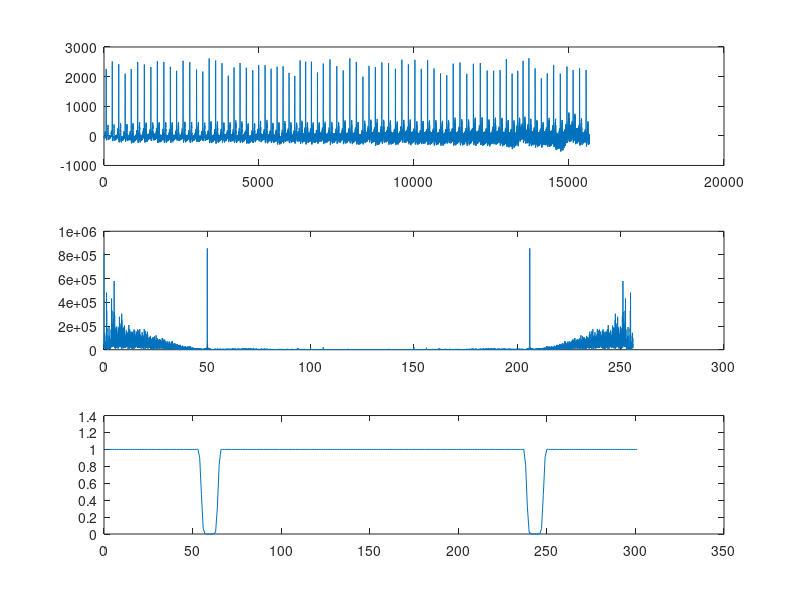
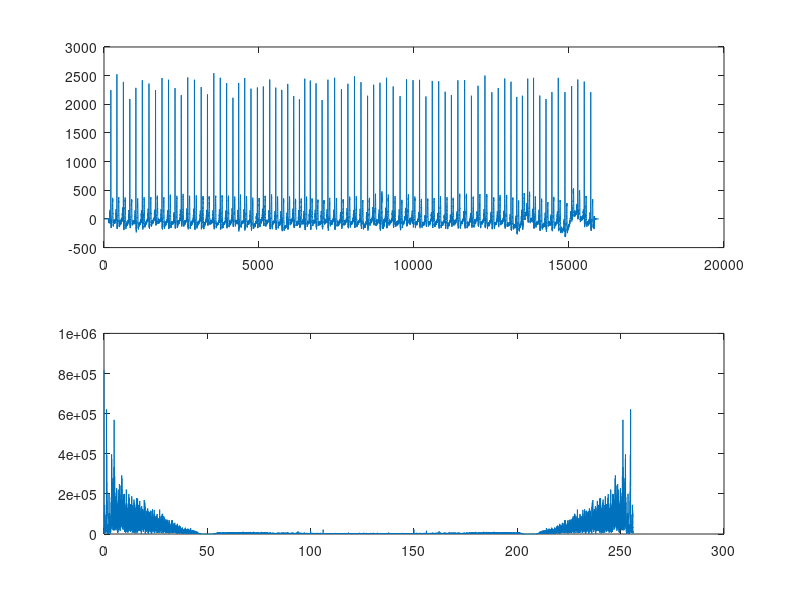

The MATLAB script that drew these images, in order:
close all
clear all
clc

ecg=load("ecg.mat");
senal=ecg.alex.p1;
N=length(senal);
fm=256;
k=0:N-1;
F=k*fm/N;

%cargamos el nocth
notch=load("hnotch.mat");

figure()
subplot(311);
plot(senal);

trans=abs(fft(senal));
subplot(312);
plot(F,trans);

subplot(313);
transNotch=abs(fft(notch.hnotch));
plot(transNotch);

figure()
%aplicamos el filtro notch sobre la señal para eliminar el ruido
y=conv(notch.hnotch,senal);
Ny=length(y);
ny=0:Ny-1;
F=ny*fm/Ny;
subplot(211);
plot(y);
subplot(212);
plot(F,abs(fft(y)));


